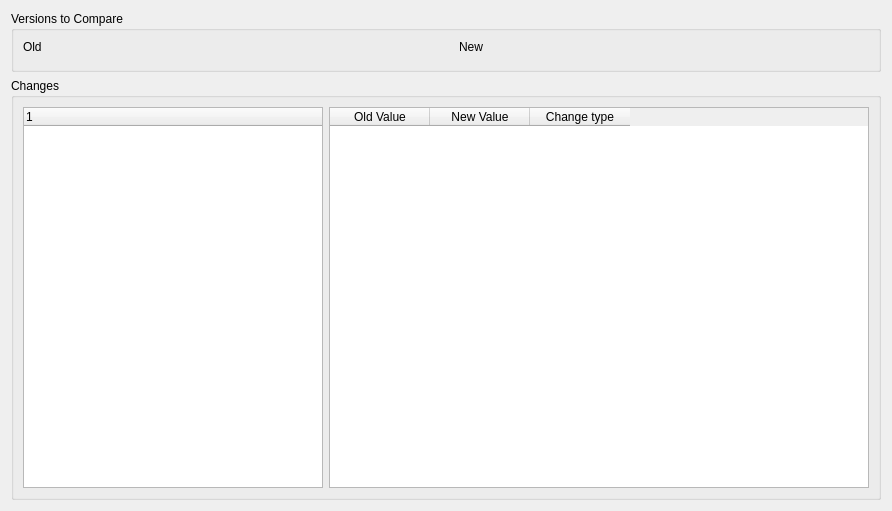
<?xml version="1.0" encoding="UTF-8"?>
<ui version="4.0">
 <class>DiffViewerDialog</class>
 <widget class="QDialog" name="DiffViewerDialog">
  <property name="geometry">
   <rect>
    <x>0</x>
    <y>0</y>
    <width>892</width>
    <height>511</height>
   </rect>
  </property>
  <property name="windowTitle">
   <string>Comparison View</string>
  </property>
  <property name="styleSheet">
   <string notr="true">#DiffViewer3 {
   background-color: #eeeeee;

}</string>
  </property>
  <layout class="QVBoxLayout" name="verticalLayout_5">
   <item>
    <widget class="QGroupBox" name="groupBox">
     <property name="sizePolicy">
      <sizepolicy hsizetype="Preferred" vsizetype="Maximum">
       <horstretch>0</horstretch>
       <verstretch>0</verstretch>
      </sizepolicy>
     </property>
     <property name="maximumSize">
      <size>
       <width>16777215</width>
       <height>100</height>
      </size>
     </property>
     <property name="title">
      <string>Versions to Compare</string>
     </property>
     <layout class="QHBoxLayout" name="horizontalLayout">
      <item>
       <layout class="QVBoxLayout" name="verticalLayout">
        <item>
         <layout class="QHBoxLayout" name="horizontalLayout_2">
          <item>
           <widget class="QLabel" name="label_2">
            <property name="sizePolicy">
             <sizepolicy hsizetype="Preferred" vsizetype="Maximum">
              <horstretch>0</horstretch>
              <verstretch>0</verstretch>
             </sizepolicy>
            </property>
            <property name="text">
             <string>Old</string>
            </property>
           </widget>
          </item>
          <item>
           <spacer name="horizontalSpacer_2">
            <property name="orientation">
             <enum>Qt::Horizontal</enum>
            </property>
            <property name="sizeHint" stdset="0">
             <size>
              <width>40</width>
              <height>10</height>
             </size>
            </property>
           </spacer>
          </item>
         </layout>
        </item>
        <item>
         <layout class="QHBoxLayout" name="horizontalLayout_4">
          <item>
           <widget class="QWidget" name="commit1Widget" native="true">
            <property name="minimumSize">
             <size>
              <width>0</width>
              <height>0</height>
             </size>
            </property>
           </widget>
          </item>
         </layout>
        </item>
       </layout>
      </item>
      <item>
       <layout class="QVBoxLayout" name="verticalLayout_8">
        <property name="spacing">
         <number>0</number>
        </property>
        <item>
         <spacer name="verticalSpacer_2">
          <property name="orientation">
           <enum>Qt::Vertical</enum>
          </property>
          <property name="sizeType">
           <enum>QSizePolicy::Minimum</enum>
          </property>
          <property name="sizeHint" stdset="0">
           <size>
            <width>20</width>
            <height>20</height>
           </size>
          </property>
         </spacer>
        </item>
       </layout>
      </item>
      <item>
       <layout class="QVBoxLayout" name="verticalLayout_2">
        <item>
         <layout class="QHBoxLayout" name="horizontalLayout_5">
          <property name="sizeConstraint">
           <enum>QLayout::SetMaximumSize</enum>
          </property>
          <item>
           <widget class="QLabel" name="label_4">
            <property name="sizePolicy">
             <sizepolicy hsizetype="Preferred" vsizetype="Maximum">
              <horstretch>0</horstretch>
              <verstretch>0</verstretch>
             </sizepolicy>
            </property>
            <property name="text">
             <string>New</string>
            </property>
           </widget>
          </item>
          <item>
           <spacer name="horizontalSpacer_3">
            <property name="orientation">
             <enum>Qt::Horizontal</enum>
            </property>
            <property name="sizeHint" stdset="0">
             <size>
              <width>40</width>
              <height>10</height>
             </size>
            </property>
           </spacer>
          </item>
         </layout>
        </item>
        <item>
         <layout class="QHBoxLayout" name="horizontalLayout_6">
          <item>
           <widget class="QWidget" name="commit2Widget" native="true"/>
          </item>
         </layout>
        </item>
       </layout>
      </item>
     </layout>
    </widget>
   </item>
   <item>
    <widget class="QGroupBox" name="groupBox_2">
     <property name="title">
      <string>Changes</string>
     </property>
     <layout class="QVBoxLayout" name="verticalLayout_3">
      <item>
       <layout class="QHBoxLayout" name="horizontalLayout_3">
        <item>
         <widget class="QTreeWidget" name="featuresTree">
          <property name="minimumSize">
           <size>
            <width>0</width>
            <height>300</height>
           </size>
          </property>
          <property name="maximumSize">
           <size>
            <width>300</width>
            <height>16777215</height>
           </size>
          </property>
          <column>
           <property name="text">
            <string notr="true">1</string>
           </property>
          </column>
         </widget>
        </item>
        <item>
         <widget class="QTableWidget" name="attributesTable">
          <property name="contextMenuPolicy">
           <enum>Qt::CustomContextMenu</enum>
          </property>
          <column>
           <property name="text">
            <string>Old Value</string>
           </property>
          </column>
          <column>
           <property name="text">
            <string>New Value</string>
           </property>
          </column>
          <column>
           <property name="text">
            <string>Change type</string>
           </property>
          </column>
         </widget>
        </item>
       </layout>
      </item>
     </layout>
    </widget>
   </item>
  </layout>
 </widget>
 <resources/>
 <connections/>
</ui>
